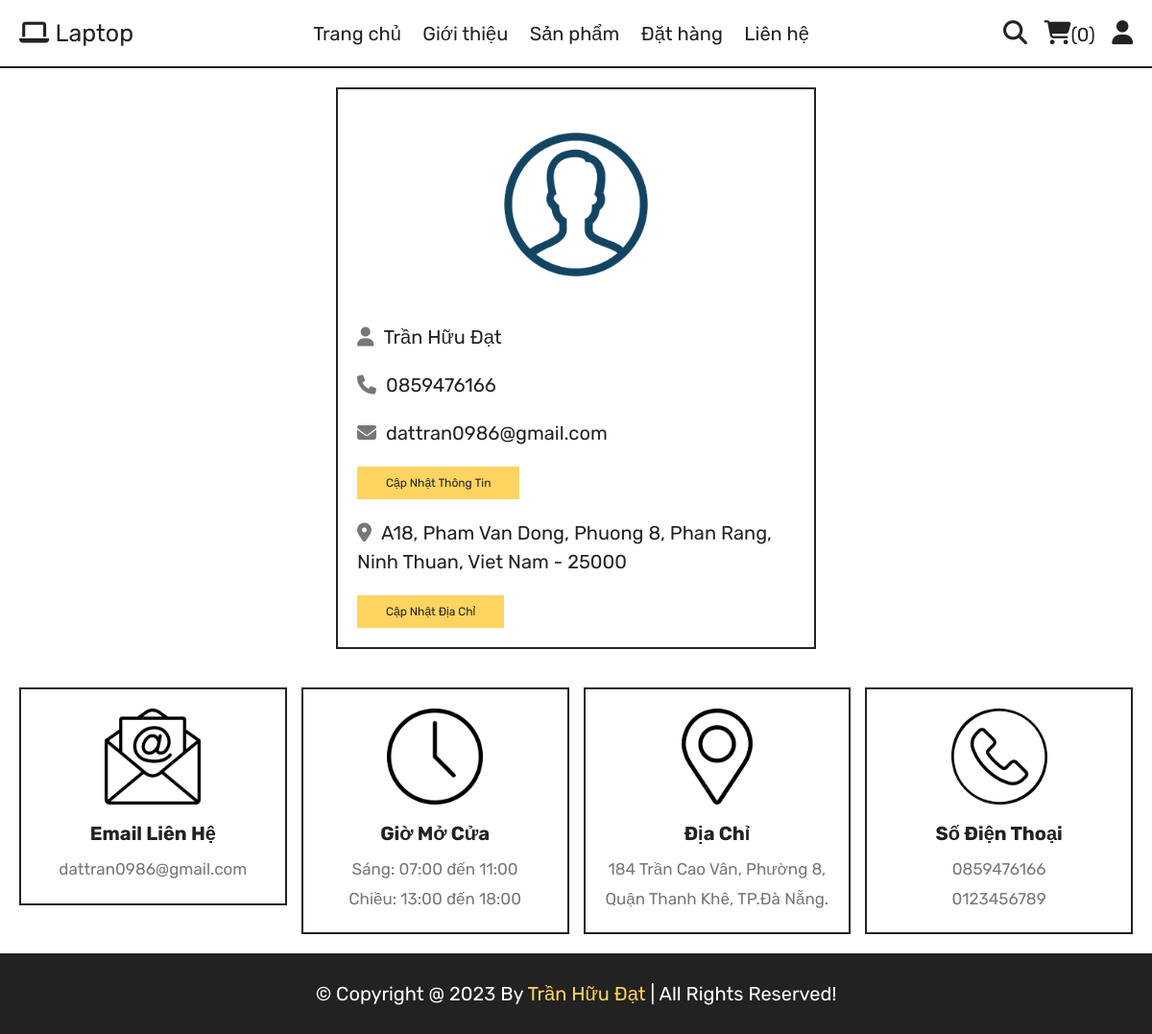
The app's page /profile.php (signed in) with its own data.
### tables this page shows
CREATE TABLE `users` (
  `id` int(100) NOT NULL,
  `name` varchar(20) NOT NULL,
  `email` varchar(50) NOT NULL,
  `number` varchar(10) NOT NULL,
  `password` varchar(50) NOT NULL,
  `address` varchar(500) NOT NULL
);

### profile.php (the view, shortened to what this page needs)
<?php
include 'components/connect.php';
?>
<!DOCTYPE html>
<html lang="en">
<head>
   <link rel="stylesheet" href="https://cdnjs.cloudflare.com/ajax/libs/font-awesome/6.1.1/css/all.min.css">
   <link rel="stylesheet" href="css/style.css">
</head>
<body>
   <?php include 'components/user_header.php'; ?>
   <section class="user-details">
      <div class="user">
         <img src="imgs/user-icon.png" alt="">
         <p><i class="fas fa-user"></i><span><span><?= $fetch_profile['name']; ?></span></span></p>
         <p><i class="fas fa-phone"></i><span><?= $fetch_profile['number']; ?></span></p>
         <p><i class="fas fa-envelope"></i><span><?= $fetch_profile['email']; ?></span></p>
         <a href="update_profile.php" class="btn">Cập nhật thông tin</a>
         <p class="address"><i class="fas fa-map-marker-alt"></i><span><?php if ($fetch_profile['address'] == '') {
                                                                           echo 'Vui lòng nhập địa chỉ';
                                                                        } else {
                                                                           echo $fetch_profile['address'];
                                                                        } ?></span></p>
         <a href="update_address.php" class="btn">Cập nhật địa chỉ</a>
      </div>
   </section>
   <?php include 'components/footer.php'; ?>
</body>
</html>

### css/style.css (style rules this page uses)
:root { --pink: #FFD460; --red: #e74c3c; --white: #fff; --black: #222; --light-color: #777; --border: .2rem solid var(--black); }
* { font-family: 'Rubik', sans-serif; margin: 0; padding: 0; box-sizing: border-box; outline: none; border: none; text-decoration: none; }
html { font-size: 62.5%; overflow-x: hidden; scroll-behavior: smooth; stop-opacity: 7rem; }
section { margin: 0 auto; max-width: 1200px; padding: 2rem; }
.btn, .delete-btn { margin-top: 1rem; display: inline-block; font-size: 12px; padding: 1rem 3rem; cursor: pointer; text-transform: capitalize; transition: .2s linear; }
.btn { background-color: var(--pink); color: var(--black); }
.user-details .user { max-width: 50rem; margin: 0 auto; border: var(--border); padding: 2rem; }
.user-details .user img { width: 100%; height: 20rem; object-fit: contain; margin-bottom: 1rem; }
.user-details .user p { padding: 1rem 0; line-height: 1.5; font-size: 2rem; }
.user-details .user p span { color: var(--black); }
.user-details .user p i { margin-right: 1rem; color: var(--light-color); }
.user-details .user .address { margin-top: 1rem; }

### records on screen
users: name "Trần Hữu Đạt", number "0859476166", email "dattran0986@gmail.com", address "A18, Pham Van Dong, Phuong 8, Phan Rang, Ninh Thuan, Viet Nam - 25000"

### other values on screen
$total_cart_items "0"
